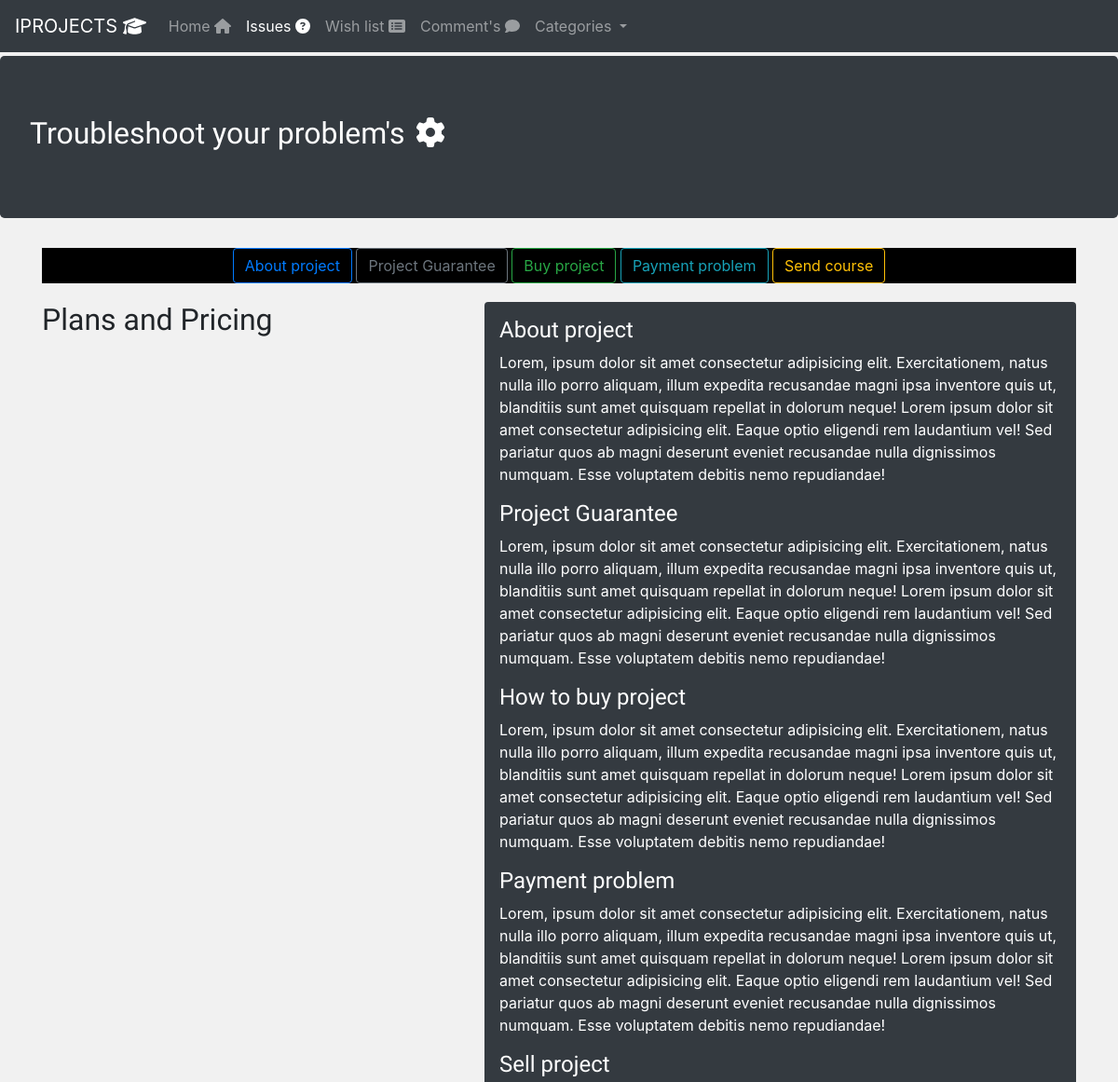
Before: /content/UserGuid_detail/ (upper part) with the older database file.
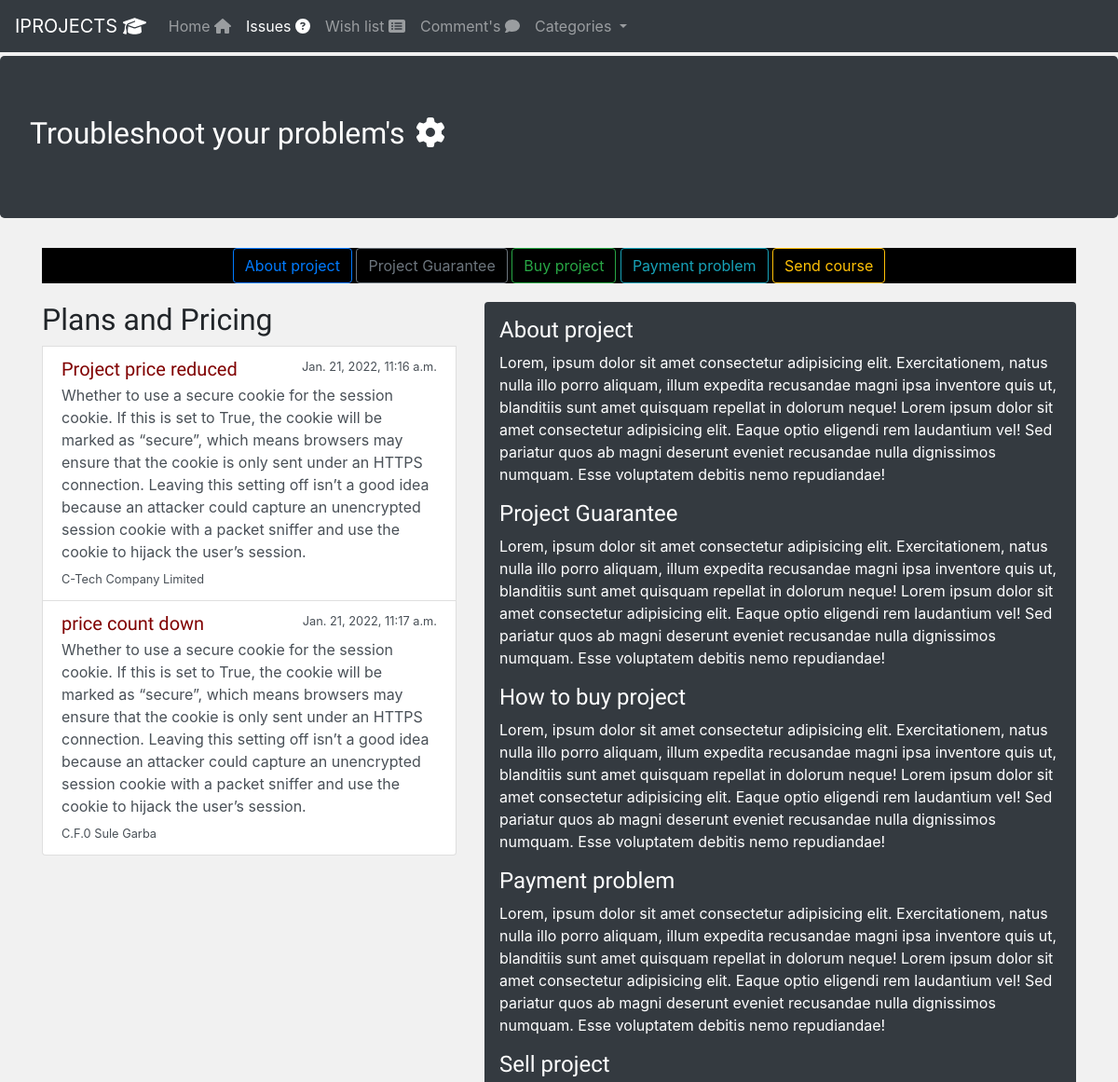
After: the same page with the newer database file.
### content/models.py (models this page shows, shortened)
class Plan(models.Model):
    title = models.CharField(max_length=150)
    body = models.TextField()
    created = models.DateTimeField(auto_now=False, auto_now_add=True)
    company = models.CharField(max_length=150)
    class Meta:
        verbose_name = ("Plan")
        verbose_name_plural = ("Plans")

### content/views.py (the view)
# urls.py: path('UserGuid_detail/', views.UserGuid_detail, name='UserGuid_detail'),
def UserGuid_detail(request):
    categories = Category.objects.all()
    plans = Plan.objects.all()
    context = {'plans':plans,
               'categories':categories,
               'section':'UserGuid_detail'}
    return render(request, 'content/guide.html', context)

### content/templates/content/guide.html (shortened to what this page needs)
{% extends 'base.html' %}
{% block content %}
<div class="jumbotron" style=" margin-top:5%; background-color:#343A40; color:white;" >
  <h2>Troubleshoot your problem's <span> <i class="fas fa-cog fa-fw"></i></span></h2>
</div>
<div class="container">
    <div style="text-align: center; background-color:black">
      <a class="btn btn-outline-primary" href="#about">About project</a>
      <a class="btn btn-outline-secondary" href="#guarantee">Project Guarantee </a>
      <a class="btn btn-outline-success" href="#buy-project">Buy project</a>
      <a class="btn btn-outline-info" href="#payment">Payment problem</a>
      <a class="btn btn-outline-warning" href="#send-project">Send course</a>
    </div>
   <div class="row" style="margin-top: 20px;">
     <div class="col-sm-5">
      <div class="list-group" >
        <h2 class="feedback">Plans and Pricing </h2>
        {% for plan in plans %}
        <a href="#" class="list-group-item list-group-item-action">
          <div class="d-flex w-100 justify-content-between">
            <h5 style="color: maroon;" class="mb-1">{{ plan.title }}</h5>
            <small>{{ plan.created}}</small>
          </div>
          <p class="mb-1">{{ plan.body }}</p>
          <small>{{ plan.company }}</small>
        </a>
        {% endfor %}
      </div>
    </div>
     <div class="col-sm-7">
      <div class="shadow p-3 mb-5 bg-dark rounded" style="color: white;">
        <div class="guide-content" >
         <h4 id="about">About project</h4>
         <p class="guide-style">Lorem, ipsum dolor sit amet consectetur adipisicing elit.
             Exercitationem, natus nulla illo porro aliquam, illum expedita
             recusandae magni ipsa inventore quis ut, blanditiis
             sunt amet quisquam repellat in dolorum neque!
             Lorem ipsum dolor sit amet consectetur adipisicing elit.
              Eaque optio eligendi rem laudantium vel! Sed pariatur quos ab magni
               deserunt eveniet recusandae nulla dignissimos numquam. Esse voluptatem
               debitis nemo repudiandae!
         </p>
         <h4 id="guarantee">Project Guarantee</h4>
         <p class="guide-style">Lorem, ipsum dolor sit amet consectetur adipisicing elit.
             Exercitationem, natus nulla illo porro aliquam, illum expedita
             recusandae magni ipsa inventore quis ut, blanditiis
             sunt amet quisquam repellat in dolorum neque!
             Lorem ipsum dolor sit amet consectetur adipisicing elit.
              Eaque optio eligendi rem laudantium vel! Sed pariatur quos ab magni
               deserunt eveniet recusandae nulla dignissimos numquam. Esse voluptatem
               debitis nemo repudiandae!
         </p>
         <h4 id="buy-project">How to buy project</h4>
         <p class="guide-style">Lorem, ipsum dolor sit amet consectetur adipisicing elit.
             Exercitationem, natus nulla illo porro aliquam, illum expedita
             recusandae magni ipsa inventore quis ut, blanditiis
             sunt amet quisquam repellat in dolorum neque!
             Lorem ipsum dolor sit amet consectetur adipisicing elit.
              Eaque optio eligendi rem laudantium vel! Sed pariatur quos ab magni
               deserunt eveniet recusandae nulla dignissimos numquam. Esse voluptatem
               debitis nemo repudiandae!
         </p>
         <h4 id="payment">Payment problem</h4>
         <p class="guide-style">Lorem, ipsum dolor sit amet consectetur adipisicing elit.
             Exercitationem, natus nulla illo porro aliquam, illum expedita
             recusandae magni ipsa inventore quis ut, blanditiis
             sunt amet quisquam repellat in dolorum neque!
             Lorem ipsum dolor sit amet consectetur adipisicing elit.
              Eaque optio eligendi rem laudantium vel! Sed pariatur quos ab magni
               deserunt eveniet recusandae nulla dignissimos numquam. Esse voluptatem
               debitis nemo repudiandae!
         </p>
         <h4 id="sell-project">Sell project</h4>
        </div>
       </div>
   </div>
</div>
</div>
{% endblock content %}

### content/templates/base.html (shortened to what this page needs)
{% load static %}
<!DOCTYPE html>
<html lang="en">
<head>
    <link rel="stylesheet" href="{% static 'assets/css/bootstrap.css'%}">
    <link rel="stylesheet" href="{% static 'assets/css/base.css'%}">
    <link rel="stylesheet" href="{% static 'assets/fontawesome/css/all.css'%}">
</head>
<body>
    {% include 'include/navbar.html'%}
    {% block content %}
    {% endblock content %}
</body>
</html>

### projectapp/templates/include/navbar.html (shortened to what this page needs)
<nav class="navbar navbar-expand-lg navbar-dark bg-dark fixed-top">
    <a class="navbar-brand" href="{% url 'project_list'%}">IPROJECTS <span><i class="fa fa-graduation-cap"></i></span></a>
    <div class="collapse navbar-collapse" id="navbarNavDropdown">
      <ul class="navbar-nav">
        <li {% if sections == 'project_list' %}class="nav-item active"{% endif %}>
          <a class="nav-link" href="{% url 'project_list'%}">Home <span class="sr-only">(current)</span> <span><i class="fa fa-home"></i></span></a>
        </li>
        <li {% if section == 'UserGuid_detail' %}class="nav-item active"{% endif %}>
          <a class="nav-link" href="{% url 'site_content:UserGuid_detail'%}">Issues <span><i class="fa fa-question-circle"></i></span></a>
        </li>
        <li  {% if section == 'user_wishlist' %}class="nav-item active"{% endif %}>
          <a class="nav-link" href="{% url 'site_content:wishlist'%}">Wish list <span><i class="fa fa-list-alt"></i></span></a>
        </li>
        <li {% if section == 'comment' %}  class="nav-item active" {% endif %}>
          <a class="nav-link" href="{% url 'site_content:comment'%}">Comment's <span><i class="fa fa-comment"></i></span></a>
        </li>
        <li class="nav-item dropdown">
          <a class="nav-link dropdown-toggle" href="#" id="navbarDropdownMenuLink" role="button" data-toggle="dropdown" aria-expanded="false">
            Categories
          </a>
        </li>
      </ul>
  </div>
</nav>

### projectapp/static/assets/css/base.css (style rules this page uses)
body { background-color: #f1f1f1f1; }
h1, h2, h3, h4, h5 , h6 { font-family: 'Ubuntu', sans-serif; font-weight:normal; }
a { text-decoration:none; }

Changed rows visible on the page:
now on this page (row edited): Plan: title "Project price reduced", created "Jan. 21, 2022, 11:16 a.m.", body "Whether to use a secure cookie for the session cookie. If this is set to True, the cookie will be marked as “secure”, which means browsers may ensure that the cookie is only sent under an HTTPS connection. Leaving this setting off isn’t a good idea because an attacker could capture an unencrypted session cookie with a packet sniffer and use the cookie to hijack the user’s session.", company "C-Tech Company Limited"
added Plan: title "price count down", created "Jan. 21, 2022, 11:17 a.m.", body "Whether to use a secure cookie for the session cookie. If this is set to True, the cookie will be marked as “secure”, which means browsers may ensure that the cookie is only sent under an HTTPS connection. Leaving this setting off isn’t a good idea because an attacker could capture an unencrypted session cookie with a packet sniffer and use the cookie to hijack the user’s session.", company "C.F.0 Sule Garba"
